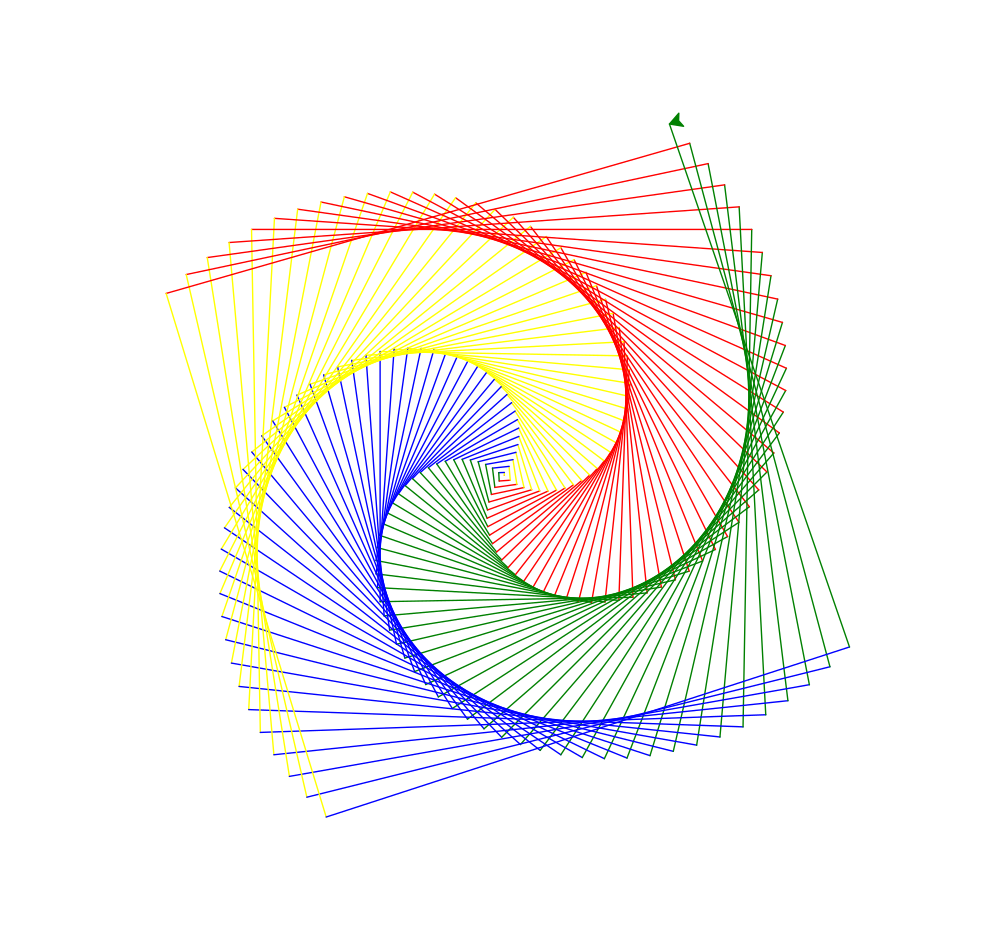

Write the Python code that produced this figure.
# draw a square spiral

import turtle

bob = turtle.Turtle()

colors = ["red", "yellow", "blue", "green"] 

for x in range(200):
    bob.color(colors[x%4])
    bob.forward(2*x)
    bob.left(91)
